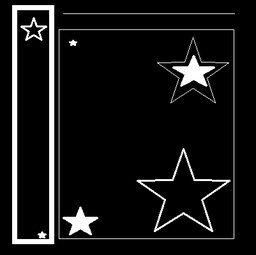
#> input picture 2 Parcial/morfologicas/cuadro.png, 256 x 255 px, shrunk from 401 x 400 before the run
$ python cierre.py
#> lines starting #> are read from the running program, lines starting #| are printed output that depends on the picture; after the words box and inside, x2 and y2 are one past the last pixel; in counts of white or black regions, pixels touching at a corner belong together
import cv2
import numpy as np

def leer_imagen_binaria(ruta):
    # Lectura
#> called with ruta = 'cuadro.png'
    imagen = cv2.imread(ruta, cv2.IMREAD_GRAYSCALE)
#> imagen is the input picture: shape (255, 256); min 0, max 255, mean 21.6
    _, binaria = cv2.threshold(imagen, 127, 255, cv2.THRESH_BINARY)
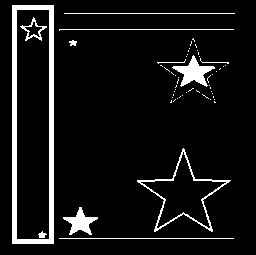
#> binaria: shape (255, 256); 8% white; 56 white regions (44 under 20 px), largest, box (x1, y1, x2, y2) and area: (12, 5, 54, 244) 2710, (137, 148, 231, 232) 631, (172, 55, 215, 87) 560
    return binaria

def cerradura_manual(imagen_binaria, tamaño_kernel=(3, 3)):
    # Dilatación manual
    dilatada = dilatacion_manual(imagen_binaria, tamaño_kernel)
    cv2.imshow('Original binaria', imagen_binaria)
    cv2.imshow('paso 1 dilatada', dilatada)

    # Erosión manual sobre la imagen dilatada
    erosionada = erosion_manual(dilatada, tamaño_kernel)
    cv2.imshow('paso 2 erosionada', erosionada)
    return erosionada

def cerradura_con_opencv(imagen_binaria, tamaño_kernel=(5, 5)):
    # Librería
    kernel = cv2.getStructuringElement(cv2.MORPH_RECT, tamaño_kernel)
    return cv2.morphologyEx(imagen_binaria, cv2.MORPH_CLOSE, kernel)

def dilatacion_manual(imagen_binaria, tamaño_kernel=(3, 3)):
    # Tamaños
#> called with tamaño_kernel = (7, 7)
    alto = imagen_binaria.shape[0]
#> alto = 255
    ancho = imagen_binaria.shape[1]
#> ancho = 256
    alto_kernel = tamaño_kernel[0]
    ancho_kernel = tamaño_kernel[1]
    padding_alto = alto_kernel // 2
    padding_ancho = ancho_kernel // 2

    # Relleno
    imagen_rellena = np.zeros((alto + 2 * padding_alto, ancho + 2 * padding_ancho), dtype=np.uint8)
    for y in range(alto):
        for x in range(ancho):
            imagen_rellena[y + padding_alto, x + padding_ancho] = imagen_binaria[y, x]
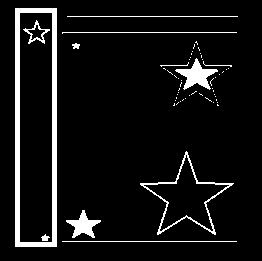
#> imagen_rellena: shape (261, 262); 7.7% white; 56 white regions (44 under 20 px), largest, box (x1, y1, x2, y2) and area: (15, 8, 57, 247) 2710, (140, 151, 234, 235) 631, (175, 58, 218, 90) 560

    # Resultado
    imagen_dilatada = np.zeros((alto, ancho), dtype=np.uint8)

    # Bucle
    for y in range(alto):
        for x in range(ancho):
            es_negro = True
            for i in range(alto_kernel):
                for j in range(ancho_kernel):
                    pixel_vecino = imagen_rellena[y + i, x + j]
                    if pixel_vecino == 255:
                        es_negro = False
            imagen_dilatada[y, x] = 0 if es_negro else 255
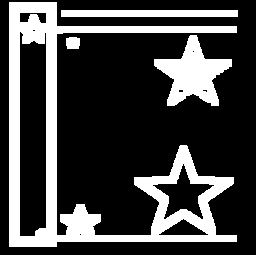
#> imagen_dilatada: shape (255, 256); 26.1% white; 4 white regions, box (x1, y1, x2, y2) and area: (9, 2, 237, 247) 12947, (154, 35, 232, 106) 2664, (61, 10, 238, 17) 1239, (66, 37, 80, 49) 156

    return imagen_dilatada

def erosion_manual(imagen_binaria, tamaño_kernel=(3, 3)):
    # Tamaños
#> called with tamaño_kernel = (7, 7)
    alto = imagen_binaria.shape[0]
#> alto = 255
    ancho = imagen_binaria.shape[1]
#> ancho = 256
    alto_kernel = tamaño_kernel[0]
    ancho_kernel = tamaño_kernel[1]
    padding_alto = alto_kernel // 2
    padding_ancho = ancho_kernel // 2

    # Relleno
    imagen_rellena = np.zeros((alto + 2 * padding_alto, ancho + 2 * padding_ancho), dtype=np.uint8)
    for y in range(alto):
        for x in range(ancho):
            imagen_rellena[y + padding_alto, x + padding_ancho] = imagen_binaria[y, x]
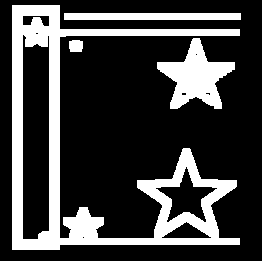
#> imagen_rellena: shape (261, 262); 24.9% white; 4 white regions, box (x1, y1, x2, y2) and area: (12, 5, 240, 250) 12947, (157, 38, 235, 109) 2664, (64, 13, 241, 20) 1239, (69, 40, 83, 52) 156

    # Resultado
    imagen_erosionada = np.zeros((alto, ancho), dtype=np.uint8)

    # Bucle
    for y in range(alto):
        for x in range(ancho):
            es_blanco = True
            for i in range(alto_kernel):
                for j in range(ancho_kernel):
                    pixel_vecino = imagen_rellena[y + i, x + j]
                    if pixel_vecino == 0:
                        es_blanco = False
            imagen_erosionada[y, x] = 255 if es_blanco else 0
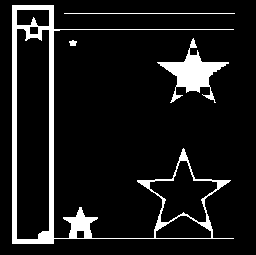
#> imagen_erosionada: shape (255, 256); 9.8% white; 4 white regions, box (x1, y1, x2, y2) and area: (12, 5, 234, 244) 4751, (157, 38, 229, 103) 1466, (64, 13, 235, 14) 171, (69, 40, 77, 46) 36

    return imagen_erosionada

if __name__ == "__main__":
    ruta_imagen = 'cuadro.png'
    imagen_binaria = leer_imagen_binaria(ruta_imagen)

    cerradura_manual = cerradura_manual(imagen_binaria, (7, 7))
    cerradura_opencv = cerradura_con_opencv(imagen_binaria, (2, 2))
#> in cerradura_con_opencv, `return cv2.morphologyEx(imagen_binaria, cv2.MORPH_CLOSE, kernel)`:
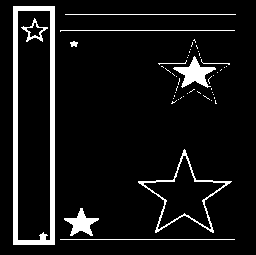
#> returned value: shape (255, 256); 8.1% white; 50 white regions (39 under 20 px), largest, box (x1, y1, x2, y2) and area: (13, 6, 55, 245) 2753, (138, 149, 232, 233) 641, (173, 56, 216, 88) 563

    cv2.imshow('Cerradura manual', cerradura_manual)
    cv2.waitKey(0)
    cv2.destroyAllWindows()
    cv2.imshow('Cerradura con OpenCV', cerradura_opencv)
    cv2.waitKey(0)
    cv2.destroyAllWindows()

$ run again, with 2 Parcial/morfologicas/circulo.png copied over 2 Parcial/morfologicas/cuadro.png
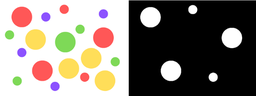
#> input picture 2 Parcial/morfologicas/circulo.png, 256 x 96 px, shrunk from 700 x 263 before the run
#> in leer_imagen_binaria, `_, binaria = cv2.threshold(imagen, 127, 255, cv2.THRESH_BINARY)`:
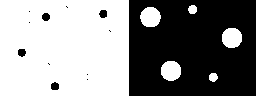
#> binaria: shape (96, 256); 54% white; 12 black regions (7 under 20 px), largest, box (x1, y1, x2, y2) and area: (129, 0, 256, 96) 11073, (51, 82, 59, 90) 54, (99, 10, 107, 18) 53, (42, 13, 50, 21) 52, (18, 49, 26, 57) 52
#> in cerradura_con_opencv, `return cv2.morphologyEx(imagen_binaria, cv2.MORPH_CLOSE, kernel)`:
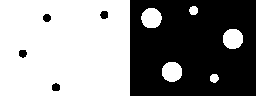
#> returned value: shape (96, 256); 54.5% white; 5 black regions, box (x1, y1, x2, y2) and area: (130, 0, 256, 96) 10977, (52, 83, 60, 91) 54, (100, 11, 108, 19) 53, (43, 14, 51, 22) 52, (19, 50, 27, 58) 52
